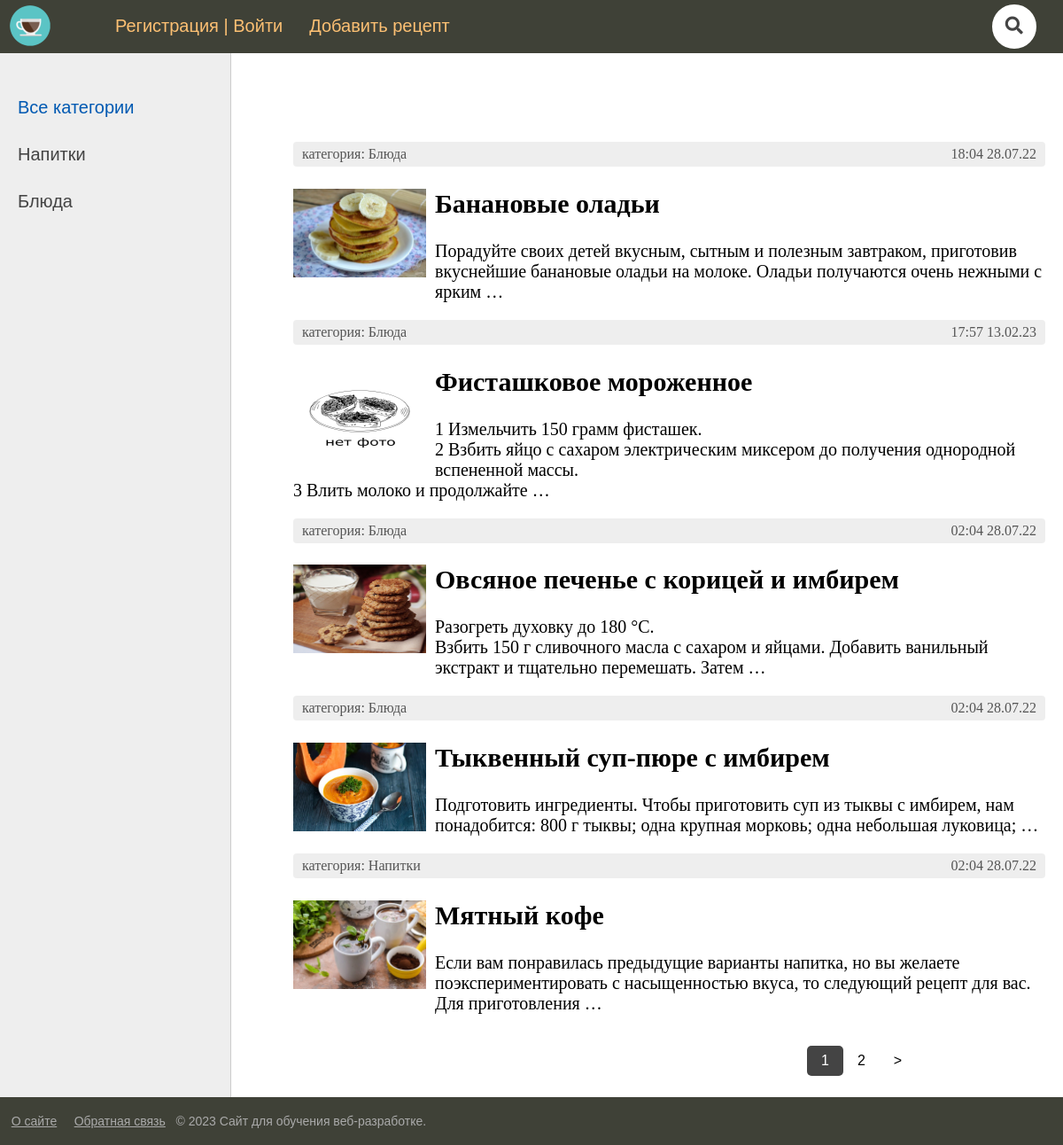
The page / on the database its author committed.
### blog/models.py (models this page shows, shortened)
class Category(models.Model):
    name = models.CharField(max_length=100, db_index=True, verbose_name="Категория")
    slug = AutoSlugField(populate_from="name", max_length=255, unique=True, db_index=True, verbose_name="URL")
    def __str__(self):
        return self.name
    def get_absolute_url(self):
        return reverse('category', kwargs={'cat_slug': self.slug})
    class Meta:
        verbose_name = 'Категория'
        verbose_name_plural = 'Категории'
        ordering = ['id']

class Blog(models.Model):
    title = models.CharField(max_length=255, verbose_name="Заголовок")
    slug = AutoSlugField(populate_from="title", max_length=255, unique=True, db_index=True, verbose_name="URL")
    content = models.TextField(blank=True, verbose_name="Содержание")
    photo = models.ImageField(upload_to="photos/%Y/%m/%d/", verbose_name="Фото", blank=True)
    time_create = models.DateTimeField(auto_now_add=True, verbose_name="Время создания")
    time_update = models.DateTimeField(auto_now=True, verbose_name="Время изменения")
    is_published = models.BooleanField(default=False, verbose_name="Опубликовано")
    cat = models.ForeignKey('Category', on_delete=models.PROTECT, verbose_name="Категории")
    author = models.ForeignKey(User, on_delete=models.PROTECT, verbose_name="Автор")
    votes = GenericRelation("LikeDislike", related_query_name='blog')
    def get_absolute_url(self):
        return reverse('post', kwargs={'slug': self.slug})
    class Meta:
        verbose_name = 'Блог'
        verbose_name_plural = 'Блоги'
        ordering = ['-time_create', 'title']

### blog/views.py (the view)
# urls.py: path('', BlogHome.as_view(), name='home'),
class BlogHome(DataMixin, ListView):
    model = Blog
    template_name = "blog/index.html"
    context_object_name = "posts"
    def get_queryset(self):
        return Blog.objects.filter(is_published=True).select_related('cat')
    def get_context_data(self, *, object_list=None, **kwargs):
        context = super().get_context_data(**kwargs)
        context["title"] = "Главная страница"
        c_def = self.get_user_data()
        context.update(c_def)
        return context

### blog/utils.py (called while the page is built)
    def get_user_data(self, **kwargs):
        context = kwargs
        cats = Category.objects.all()
        context["cats"] = cats
        context["header_menu"] = header_menu
        context["footer_menu"] = footer_menu
        if "cat_selected" not in context:
            context["cat_selected"] = 0
        return context

### blog/templates/blog/index.html (shortened to what this page needs)
{% extends 'blog/base.html' %}
{% load static %}
{% block content %}
<ul class="list-articles">
	{% for p in posts %}
			<li><div class="article-panel">
	<p class="first">категория: {{p.cat}}</p>
	<p class="last">{{p.time_update|date:"H:i d.m.y"}}</p>
</div>
<a class="post_link" href="{{ p.get_absolute_url }}">
{% if p.photo %}
	<p><img class="img-article-left thumb" src="{{p.photo.url}}"></p>
{% else %}
	<p><img class="img-article-left thumb" src="{% static 'blog/images/no_foto.jpg' %}"></p>
{% endif %}
				<h2>{{p.title}}</h2>
	{% autoescape on %}
	{{p.content|linebreaks|truncatewords:20}}
	{% endautoescape %}
</a>
			</li>
	{% endfor %}
</ul>
{% endblock %}

### blog/templates/blog/base.html (shortened to what this page needs)
{% load static %}
<!DOCTYPE html>
<html>
<head>
	<link type="text/css" href="{% static 'blog/css/styles.css' %}" rel="stylesheet" />
	<link rel="stylesheet" href="https://maxcdn.bootstrapcdn.com/font-awesome/4.5.0/css/font-awesome.min.css">
</head>
<body>
<table class="table-page" border=0 cellpadding="0" cellspacing="0">
<tr><td valign=top>
{% block mainmenu %}
		<div class="header">
			<ul id="mainmenu" class="mainmenu">
				<li class="logo"><a href="{% url 'home' %}"><div class="logo"></div></a></li>
				<li class="first">
				 {% if request.user.is_authenticated %}
					<li class="first"> {{user.username | upper }}&nbsp;&nbsp;<a href="{% url 'logout' %}"><img class="logout" src="{% static 'blog/images/logout1.svg' %}"</img></a></li>
				{% else %}
					<li class="first"><a href="{% url 'register' %}">Регистрация</a> | <a href="{% url 'login' %}">Войти</a></li>
				{% endif %}
				</li>
				{% for m in header_menu %}
					<li><a href="{% url m.url_name %}">{{m.title}}</a></li>
				{% endfor %}
				<li class="last">
					<li class="last">
						<link rel="stylesheet" href="https://use.fontawesome.com/releases/v5.3.1/css/all.css">
						<form class="search" action="{% url 'search' %}" method="get">
  							<i class="fa fa-search"></i>
						</form>
					</li>
				</li>
			</ul>
		</div>
{% endblock mainmenu %}
<table class="table-content" border=0 cellpadding="0" cellspacing="0">
<tr>
	<td valign="top" class="left-chapters">
	<ul id="leftchapters">
{% if cat_selected == 0 %}
		<li class="selected">Все категории</li>
{% else %}
		<li><a href="{% url 'home' %}">Все категории</a></li>
{% endif %}
{% for c in cats %}
		{% if cat_selected == c.pk %}
			<li class="selected">{{ c.name }}</li>
		{% else %}
			<li><a href="{{ c.get_absolute_url }}">{{ c.name }}</a></li>
		{% endif %}
{% endfor %}
	</ul>
</td>
<td valign="top" class="content">
	<div class="content-text">
{% block content %}
{% endblock %}
	</div>
{% if page_obj.has_other_pages %}
<nav class="list-pages">
    <ul>
		{% for p in paginator.page_range %}
				   {% if page_obj.number == p %}
		<li class="page-num page-num-selected">{{ p }}</li>
				   {% elif p >= page_obj.number|add:-2 and p <= page_obj.number|add:2 %}
		<li class="page-num">
			{% if request.GET.q %}
			<a href="?page={{ p }}&q={{ request.GET.q }}">{{ p }}</a>
			{% else %}
			<a href="../?page={{ p }}">{{ p }}</a>
			{% endif %}
		</li>
				   {% endif %}
		{% endfor %}
		{% if page_obj.has_next %}
			<li class="page-num">
				{% if request.GET.q %}
				<a href="?page={{ page_obj.next_page_number }}&q={{ request.GET.q }}">&gt;</a>
				{% else %}
				<a href="../?page={{ page_obj.next_page_number }}">&gt;</a>
				{% endif %}
			</li>
		{% endif %}
    </ul>
</nav>
{% endif %}
</td></tr></table>
</td></tr>
<tr><td valign=top>
	<div id="footer">
	<p>
		{% for m in footer_menu %}
			&nbsp; <a href="{% url m.url_name %}">{{m.title}}</a> &nbsp;
		{% endfor %}
		&copy; {% now "Y" %} Сайт для обучения веб-разработке.
	</p>
	</div>
</td></tr></table>
</body>
</html>

### blog/static/blog/css/styles.css (style rules this page uses)
html, body { font-family: 'Arial'; margin: 0; padding: 0; height: 100%; width: 100%; color: #444; }
a { color: black; text-decoration: none; }
form.search { position: relative; top: 50%; left: 50%; transform: translate(-50%,-50%); transition: all 1s; width: 50px; height: 50px; background: white; box-sizing: border-box; border-radius: 25px; border: 4px solid white; padding: 5px; margin: 12px 0px 0 0px; }
.fa { box-sizing: border-box; padding: 10px; width: 42.5px; height: 42.5px; position: absolute; top: 0; right: 0; border-radius: 50%; color: #444; text-align: center; font-size: 1.2em; transition: all 1s; }
img { max-width: 600px; height: auto; }
img.img-article-left { display: block; width: 300px; height: 300px; padding: 0 10px 10px 0; float: left; }
img.img-article-left.thumb { max-width: 150px; height: 100px; }
div.article-panel { background: #eee; padding: 5px 10px 5px 10px; box-sizing border-box; overflow: hidden; color: #555; border-radius: 4px; font-size: 16px; }
div.article-panel p.first { margin: 0; float: left; }
div.article-panel p.last { margin: 0; float: right; }
ul.list-articles { list-style: none; margin: 0; padding: 0; }
.table-page { width: 100%; height: 100%; vertical-align: top; }
.table-page tr { height: 100%; }
.header { background: #3F4137; height: 60px; z-index: 999999; }
.logo { background: url('../images/logo.png') no-repeat 10px 5px; width: 70px; height: 60px; }
ul.mainmenu { list-style: none; margin: 0; padding: 0; height: 60px; color: #fdc073; font-size: 20px; overflow: hidden; }
ul.mainmenu li { float: left; margin: 18px 0px 0 30px; }
ul.mainmenu li.logo { margin: 0; }
ul.mainmenu li.last { float: right; }
ul.mainmenu li a { color: #fdc073; text-decoration: none; }
.table-content { width: 100%; min-height: 100%; height: 100%; }
.left-chapters { margin: 0; background: #eee; border-right: 1px solid #ccc; min-height: 100%; }
.left-chapters ul { width: 230px; min-height: 100%; margin: 0; padding: 20px 10px 10px 20px; list-style: none; font-size: 20px; min-height: calc(100vh - 55px); }
.left-chapters ul li { margin: 30px 0 0 0; color: #999; }
.left-chapters ul li.selected { color: #0059b2; }
.left-chapters ul li a { color: #444; text-decoration: none; }
.content { padding: 40px 20px 20px 40px; width: 100%; box-sizing: border-box; }
.content-text { margin: 60px 0 0 30px; color: #000; font-size: 20px; font-family: Yandex Sans Display Light; }
#footer { box-sizing: border-box; background: #3F4137; padding: 5px; color: #aaa; font-size: 14px; font-family: Verdana, Geneva, Arial, Helvetica; text-align: left; overflow: hidden; }
#footer a { text-decoration: underline; color: #aaa; }
.list-pages { display: inline-block; padding: 0; margin-left: calc(100vh - 230px); }
.list-pages .page-num { display: inline; }
.list-pages .page-num { color: black; float: left; padding: 8px 16px; text-decoration: none; border-radius: 5px; }
.list-pages .page-num-selected { background-color: #444; color: white; float: left; border-radius: 5px; }

### rows shown on the page
Category: name "Напитки"
Category: name "Блюда"
Blog: cat "Блюда", time_update "18:04 28.07.22", photo (picture), title "Банановые оладьи", content "Порадуйте своих детей вкусным, сытным и полезным завтраком, приготовив вкуснейшие банановые оладьи на молоке. Оладьи получаются очень нежными с ярким …"
Blog: cat "Блюда", time_update "17:57 13.02.23", title "Фисташковое мороженное", content "1 Измельчить 150 грамм фисташек. 2 Взбить яйцо с сахаром электрическим миксером до получения однородной вспененной массы. 3 Влить молоко и продолжайте …"
Blog: cat "Блюда", time_update "02:04 28.07.22", photo (picture), title "Овсяное печенье с корицей и имбирем", content "Разогреть духовку до 180 °С. Взбить 150 г сливочного масла с сахаром и яйцами. Добавить ванильный экстракт и тщательно перемешать. Затем …"
Blog: cat "Блюда", time_update "02:04 28.07.22", photo (picture), title "Тыквенный суп-пюре с имбирем", content "Подготовить ингредиенты. Чтобы приготовить суп из тыквы с имбирем, нам понадобится: 800 г тыквы; одна крупная морковь; одна небольшая луковица; …"
Blog: cat "Напитки", time_update "02:04 28.07.22", photo (picture), title "Мятный кофе", content "Если вам понравилась предыдущие варианты напитка, но вы желаете поэкспериментировать с насыщенностью вкуса, то следующий рецепт для вас. Для приготовления …"

### other values the page prints
{{ m.title }} "Добавить рецепт"
{{ p }} "1"
{{ p }} "2"
{{ m.title }} "О сайте" "Обратная связь"
